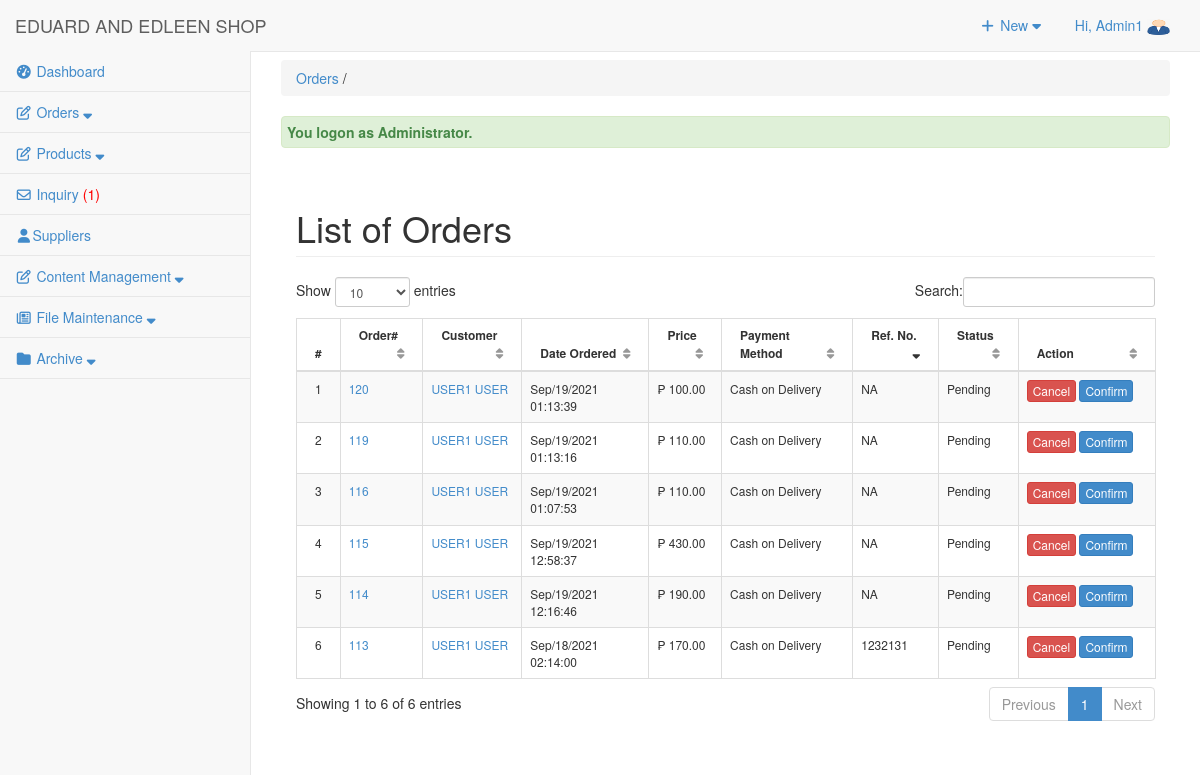
Page /admin/orders?status=Pending (signed in) on the committed database.
### tables this page shows
CREATE TABLE `tbluseraccount` (
  `USERID` int(11) NOT NULL,
  `U_NAME` varchar(122) NOT NULL,
  `U_USERNAME` varchar(122) NOT NULL,
  `U_PASS` varchar(122) NOT NULL,
  `U_ROLE` varchar(30) NOT NULL,
  `USERIMAGE` varchar(255) NOT NULL,
  `U_STATUS` varchar(255) NOT NULL DEFAULT 'Active'
);

CREATE TABLE `tblsummary` (
  `SUMMARYID` int(11) NOT NULL,
  `ORDEREDDATE` datetime NOT NULL,
  `CUSTOMERID` int(11) NOT NULL,
  `ORDEREDNUM` int(11) NOT NULL,
  `DELFEE` double NOT NULL,
  `PAYMENT` double NOT NULL,
  `PAYMENTMETHOD` varchar(30) NOT NULL,
  `reference_number` varchar(100) NOT NULL,
  `ORDEREDSTATS` varchar(30) NOT NULL,
  `ORDEREDREMARKS` varchar(125) NOT NULL,
  `ORDERADD` varchar(255) NOT NULL,
  `CLAIMEDADTE` datetime NOT NULL,
  `HVIEW` tinyint(4) NOT NULL,
  `USERID` int(11) NOT NULL
);

CREATE TABLE `tblcustomer` (
  `CUSTOMERID` int(11) NOT NULL,
  `FNAME` varchar(30) NOT NULL,
  `LNAME` varchar(30) NOT NULL,
  `MNAME` varchar(30) NOT NULL,
  `CUSHOMENUM` varchar(90) NOT NULL,
  `STREETADD` text NOT NULL,
  `BRGYADD` text NOT NULL,
  `CITYADD` text NOT NULL,
  `PROVINCE` varchar(80) NOT NULL,
  `COUNTRY` varchar(30) NOT NULL,
  `DBIRTH` date NOT NULL,
  `GENDER` varchar(10) NOT NULL,
  `PHONE` varchar(20) NOT NULL,
  `EMAILADD` varchar(40) NOT NULL,
  `ZIPCODE` int(6) NOT NULL,
  `CUSUNAME` varchar(20) NOT NULL,
  `CUSPASS` varchar(90) NOT NULL,
  `CUSPHOTO` varchar(255) NOT NULL,
  `TERMS` tinyint(4) NOT NULL,
  `DATEJOIN` date NOT NULL
);

### admin/orders/index.php (called while the page is built, shortened)
<?php
require_once("../../include/initialize.php");
$view = (isset($_GET['view']) && $_GET['view'] != '') ? $_GET['view'] : '';
 $title="Orders";
 $header=$view;
require_once ("../theme/templates.php");
?>

### include/database.php (called while the page is built, shortened)
<?php
class Database {
	var $sql_string = '';
	private $conn;
	public function open_connection() {
		$this->conn = mysqli_connect(server,user,pass);
		if(!$this->conn){
			echo "Problem in database connection! Contact administrator!";
			exit();
		}else{
			$db_select = mysqli_select_db($this->conn,database_name);
		}
	}
	function setQuery($sql='') {
		$this->sql_string=$sql;
	}
	function executeQuery() {
		$result = mysqli_query($this->conn,$this->sql_string);
		return $result;
	}
	private function confirm_query($result) {
		return $result;
	}
	function loadResultList( $key='' ) {
		$cur = $this->executeQuery();
		$array = array();
		while ($row = mysqli_fetch_object($cur)) {
			if ($key) {
				$array[$row->$key] = $row;
			} else {
				$array[] = $row;
			}
		}
		return $array;
	}
	function loadSingleResult() {
		$cur = $this->executeQuery();
		while ($row = mysqli_fetch_object($cur)) {
		return $data = $row;
		}
	}
	public function num_rows($result_set) {
		return mysqli_num_rows($result_set);
	}
}
$mydb = new Database();
?>

### include/accounts.php (called while the page is built, shortened)
<?php
require_once(LIB_PATH.DS.'database.php');
class User {
	protected static  $tblname = "tbluseraccount";
	function single_user($id=""){
			global $mydb;
			$mydb->setQuery("SELECT * FROM ".self::$tblname."
				Where USERID= '{$id}' LIMIT 1");
			$cur = $mydb->loadSingleResult();
			return $cur;
	}
}
?>

### admin/orders/list.php (the view, shortened to what this page needs)
<div class="container">
	<?php
		$order_status=$_GET['status'];
		?>
 	<div class="row">
       	 <div class="col-lg-12">
            <h1 class="page-header">List of Orders</h1>
       		</div>
   		 </div>
			    <form action="controller.php?action=delete" Method="POST">
				 <div class="table-responsive">
                  <table id="example" class="table  table-striped table-bordered table-hover"  style="font-size:12px" cellspacing="0">
			 		<thead>
			 		<tr >
				  		<th>#</th>
				  		<th>Order#</th>
				  		<th>Customer</th>
				  		<th>Date Ordered</th>
				  		<th >Price</th>
				  		<th >Payment Method</th>
				  		<th>Ref. No.</th>
				  		<th>Status</th>
				  		<th width="100px">Action</th>
				  	</tr>
			   		</thead>
			   		<tbody>
					<?php
				  		$query = "SELECT * FROM tblsummary s ,`tblcustomer` c
				  				WHERE   s.`CUSTOMERID`=c.`CUSTOMERID` AND s.`ORDEREDSTATS` =  '$order_status' ORDER BY   ORDEREDNUM desc ";
				  		$mydb->setQuery($query);
				  		$cur = $mydb->loadResultList();
						foreach ($cur as $result) {
						?>
					<?php
						echo '<tr>';
				  		echo '<td width="3%" align="center"></td>';
				  		echo '<td><a href="#" title="View list Of ordered" data-target="#myModal" data-toggle="modal" class="orders" data-id="'.$result->ORDEREDNUM.'">'.$result->ORDEREDNUM .'</a> </td>';
				  		echo '<td><a href="index.php?view=customerdetails&customerid='.$result->CUSTOMERID.'" title="View customer information">'. $result->FNAME.' '. $result->LNAME.'</a></td>';
				  		echo '<td>'. date_format(date_create($result->ORDEREDDATE),"M/d/Y h:i:s").'</td>';
				  		echo '<td> &#8369 '.number_format($result->PAYMENT ,2).'</td>';
				  		echo '<td >'.$result->PAYMENTMETHOD .'</td>';
				  		echo '<td >'.$result->reference_number .'</td>';
				  		echo '<td >'. $result->ORDEREDSTATS.'</td>';
						  if($result->ORDEREDSTATS=='Pending'){
							echo '<td><a href="controller.php?action=edit&id='.$result->ORDEREDNUM.'&actions=cancel" class="btn btn-danger btn-xs">Cancel</a>
							<a href="controller.php?action=edit&id='.$result->ORDEREDNUM.'&actions=confirm"  class="btn btn-primary btn-xs">Confirm</a></td>';
					 }elseif($result->ORDEREDSTATS=='Confirmed'){
							 echo '<td><a href="controller.php?action=edit&id='.$result->ORDEREDNUM.'&actions=cancel" class="btn btn-danger btn-xs">Cancel</a>
							<a href="controller.php?action=edit&id='.$result->ORDEREDNUM.'&actions=deliver"  class="btn btn-success btn-xs">Deliver</a></td>';
					 }elseif($result->ORDEREDSTATS=='Delivered'){
						   echo '<td> <a  href="controller.php?action=edit&id='.$result->ORDEREDNUM.'&actions=confirm"  class="btn btn-success btn-xs" disabled>Delivered</a></td>';
					 }else{
					  echo '<td> <a  href="#"  class="btn btn-danger btn-xs" disabled>Cancelled</a></td>';
					  }
				  		echo '</tr>';
				  	}
				  	?>
				 </tbody>
				</table>
				</div>
				</form>
			</div>

### admin/theme/templates.php (shortened to what this page needs)
<!DOCTYPE html>
<html lang="en">
<head>
<link href="<?php echo web_root; ?>admin/css/bootstrap.min.css" rel="stylesheet">
<link href="<?php echo web_root; ?>admin/css/metisMenu.min.css" rel="stylesheet">
<link href="<?php echo web_root; ?>admin/css/timeline.css" rel="stylesheet">
<link href="<?php echo web_root; ?>admin/css/sb-admin-2.css" rel="stylesheet">
<link href="<?php echo web_root; ?>admin/font/css/font-awesome.min.css" rel="stylesheet" type="text/css">
<link href="<?php echo web_root; ?>admin/font/font-awesome.min.css" rel="stylesheet" type="text/css">
<link href="<?php echo web_root; ?>admin/css/dataTables.bootstrap.css" rel="stylesheet">
<link href="<?php echo web_root; ?>css/bootstrap-datetimepicker.min.css" rel="stylesheet" media="screen">
<link href="<?php echo web_root; ?>css/datepicker.css" rel="stylesheet" media="screen">
<link href="<?php echo web_root; ?>admin/css/costum.css" rel="stylesheet">
<link href="<?php echo web_root; ?>admin/css/ekko-lightbox.css" rel="stylesheet">
</head>
  <?php
    $query = "SELECT * FROM tblsummary WHERE ORDEREDSTATS = 'Pending'";
    $mydb->setQuery($query);
    $query = "SELECT * FROM tblinquiry WHERE INQSTATUS = 'NEW'";
    $mydb->setQuery($query);
    $cur = $mydb->executeQuery();
    $rowscount = $mydb->num_rows($cur);
    $res = isset($rowscount)? $rowscount : 0;
    if($res>0){
    $inquiry = '<span style="color:red;">('.$res.')</span>';
    }else{
        $inquiry = '<span> ('.$res.')</span>';
    }
?>
<body>
   <div id="wrapper">
        <nav class="navbar navbar-default navbar-static-top  " role="navigation" style="margin-bottom: 0">
            <div class="navbar-header">
                 <a class="navbar-brand"  href="<?php echo web_root; ?>admin/index.php" >EDUARD AND EDLEEN SHOP</a>
            </div>
            <ul class="nav navbar-top-links navbar-right">
                 <li class="dropdown">
                    <a class="dropdown-toggle" data-toggle="dropdown" href="#">
                        <i class="fa fa-plus fa-fw"></i> New  <i class="fa fa-caret-down"></i>
                    </a>
                </li>
<?php
 $user = New User();
$singleuser = $user->single_user($_SESSION['USERID']);
?>
                <li class="dropdown">
                    <a class="dropdown-toggle" data-toggle="dropdown" href="#">
                        Hi, <?php echo $_SESSION['U_NAME']; ?> <img title="profile image" width="23px" height="17px" src="<?php echo web_root.'admin/user/'.$singleuser ->USERIMAGE ?>">
                    </a>
                </li>
            </ul>
            <div class="navbar-default sidebar" role="navigation">
                <div class="sidebar-nav navbar-collapse">
                    <ul class="nav" id="side-menu">
                        <li>
                             <a href="<?php echo web_root; ?>admin/dashboard/"><i class="fa fa-tachometer fa-fw"></i>  Dashboard </a>
                        </li>
                        <li class="nav-item">
                            <a class="nav-link" data-toggle="collapse" href="#collapseExample4" aria-expanded="false" aria-controls="collapseExample">
                                <i class="fa fa-pencil-square-o fa-fw"></i><span class="menu-orders"> Orders <i class="fa fa-sort-down"></i></span>
                            </a>
                        </li>
                        <li class="nav-item">
                            <a class="nav-link" data-toggle="collapse" href="#collapseExample5" aria-expanded="false" aria-controls="collapseExample">
                                <i class="fa fa-pencil-square-o fa-fw"></i><span class="menu-title"> Products <i class="fa fa-sort-down"></i></span>
                            </a>
                        </li>
                        <li>
                             <a href="<?php echo web_root; ?>admin/inquiry/" ><i class="fa fa-envelope-o fa-fw"></i>  Inquiry <?php echo $inquiry; ?></a>
                        </li>
                        <li>
                             <a href="<?php echo web_root; ?>admin/supplier/" ><i class="fa fa-user fa-fw"></i>Suppliers</a>
                        </li>
                        <li class="nav-item">
                            <a class="nav-link" data-toggle="collapse" href="#collapseExample1" aria-expanded="false" aria-controls="collapseExample">
                                <i class="fa fa-pencil-square-o fa-fw"></i><span class="menu-title"> Content Management <i class="fa fa-sort-down"></i></span>
                            </a>
                        </li>
                        <li class="nav-item">
                            <a class="nav-link" data-toggle="collapse" href="#collapseExample3" aria-expanded="false" aria-controls="collapseExample">
                                <i class="fa fa-newspaper-o fa-fw"></i><span class="menu-title"> File Maintenance <i class="fa fa-sort-down"></i></span>
                            </a>
                        </li>
                        <?php if ($_SESSION['U_ROLE']=='Administrator') {
                        ?>
                        <li class="nav-item">
                            <a class="nav-link" data-toggle="collapse" href="#collapseExample2" aria-expanded="false" aria-controls="collapseExample">
                                <i class="fa fa-folder fa-fw"></i><span class="menu-title"> Archive <i class="fa fa-sort-down"></i></span>
                            </a>
                        </li>
                 <?php }  ?>
                    </ul>
                </div>
            </div>
        </nav>
  <div id="page-wrapper">
            <div class="row" >
                <div class="col-lg-12">
                    <?php
                    if ($title<>'Dashboard'){
                       echo   '<p class="breadcrumb" style="margin-top: 8px;">
                        <a href="index.php" title="'. $title.'" >'. $title.'</a>
                        '.(isset($header) ? ' / '. $header : '').'  </p>'  ;
                    } ?>
                  <?php require_once $content; ?>
                </div>
            </div>
        </div>
    </div>
</body>
</html>

### admin/css/sb-admin-2.css (style rules this page uses)
body { background-color: #f8f8f8; }
#wrapper { width: 100%; }
#page-wrapper { padding: 0 15px; min-height: 568px; background-color: #fff; }
@media (min-width:768px) { #page-wrapper { position: inherit; margin: 0 0 0 250px; padding: 0 30px; border-left: 1px solid #e7e7e7; } }
.navbar-top-links { margin-right: 0; }
.navbar-top-links li { display: inline-block; }
.navbar-top-links li:last-child { margin-right: 15px; }
.navbar-top-links li a { padding: 15px; min-height: 50px; }
.sidebar .sidebar-nav.navbar-collapse { padding-right: 0; padding-left: 0; }
.sidebar ul li { border-bottom: 1px solid #e7e7e7; }
@media (min-width:768px) { .sidebar { z-index: 1; position: absolute; width: 250px; margin-top: 51px; } }
table.dataTable thead .sorting, table.dataTable thead .sorting_asc, table.dataTable thead .sorting_desc, table.dataTable thead .sorting_asc_disabled, table.dataTable thead .sorting_desc_disabled { background: 0 0; }
table.dataTable thead .sorting_desc:after { content: "\f0dd"; float: right; font-family: fontawesome; }
table.dataTable thead .sorting:after { content: "\f0dc"; float: right; font-family: fontawesome; color: rgba(50,50,50,.5); }

### rows in the picture
tbluseraccount: USERIMAGE (picture)
tblsummary: ORDEREDNUM "120", CUSTOMERID.FNAME "USER1", CUSTOMERID.LNAME "USER", ORDEREDDATE "Sep/19/2021 01:13:39", PAYMENT "100.00", PAYMENTMETHOD "Cash on Delivery", reference_number "NA", ORDEREDSTATS "Pending"
tblsummary: ORDEREDNUM "119", CUSTOMERID.FNAME "USER1", CUSTOMERID.LNAME "USER", ORDEREDDATE "Sep/19/2021 01:13:16", PAYMENT "110.00", PAYMENTMETHOD "Cash on Delivery", reference_number "NA", ORDEREDSTATS "Pending"
tblsummary: ORDEREDNUM "116", CUSTOMERID.FNAME "USER1", CUSTOMERID.LNAME "USER", ORDEREDDATE "Sep/19/2021 01:07:53", PAYMENT "110.00", PAYMENTMETHOD "Cash on Delivery", reference_number "NA", ORDEREDSTATS "Pending"
tblsummary: ORDEREDNUM "115", CUSTOMERID.FNAME "USER1", CUSTOMERID.LNAME "USER", ORDEREDDATE "Sep/19/2021 12:58:37", PAYMENT "430.00", PAYMENTMETHOD "Cash on Delivery", reference_number "NA", ORDEREDSTATS "Pending"
tblsummary: ORDEREDNUM "114", CUSTOMERID.FNAME "USER1", CUSTOMERID.LNAME "USER", ORDEREDDATE "Sep/19/2021 12:16:46", PAYMENT "190.00", PAYMENTMETHOD "Cash on Delivery", reference_number "NA", ORDEREDSTATS "Pending"
tblsummary: ORDEREDNUM "113", CUSTOMERID.FNAME "USER1", CUSTOMERID.LNAME "USER", ORDEREDDATE "Sep/18/2021 02:14:00", PAYMENT "170.00", PAYMENTMETHOD "Cash on Delivery", reference_number "1232131", ORDEREDSTATS "Pending"

### other values in the picture
$_SESSION['U_NAME'] "Admin1"
$res "1"
$title "Orders"
$_SESSION['message'] "You logon as Administrator."
